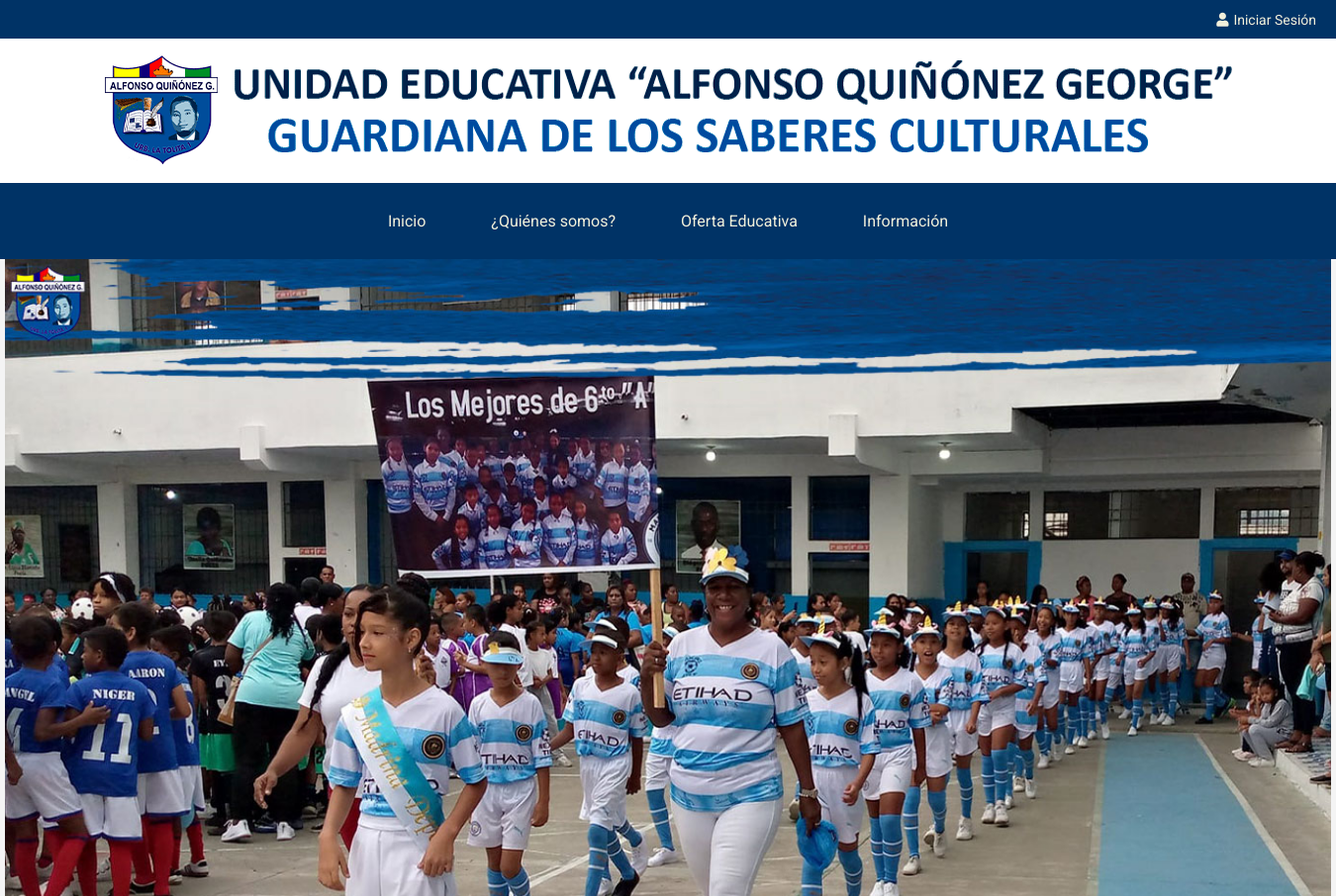
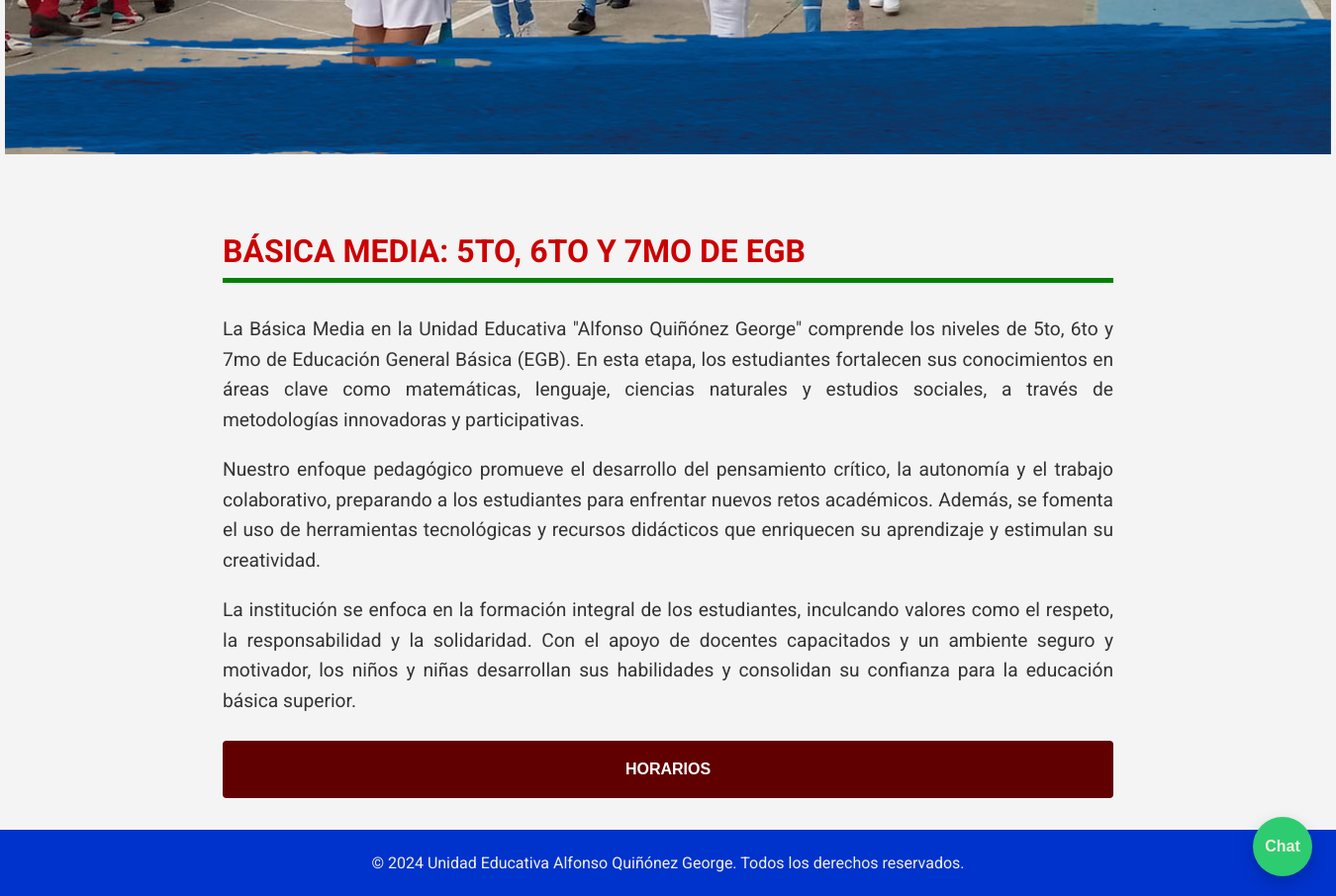
/BasicaMedia.php, run on the app's committed database (2 pictures, top to bottom).
### tables this page shows
CREATE TABLE `basicam` (
  `idBM` int(11) NOT NULL,
  `TituloBM` varchar(255) NOT NULL,
  `Parrafo1BM` text NOT NULL,
  `Parrafo2BM` text NOT NULL,
  `Parrafo3BM` text NOT NULL,
  `ImagenBM` varchar(255) NOT NULL,
  `ImagenHorario1BM` varchar(255) NOT NULL,
  `ImagenHorario2BM` varchar(255) NOT NULL,
  `ImagenHorario3BM` varchar(255) NOT NULL,
  `ImagenHorario4BM` varchar(255) NOT NULL,
  `ImagenHorario5BM` varchar(255) NOT NULL,
  `ImagenHorario6BM` varchar(255) NOT NULL,
  `ImagenHorario7BM` varchar(255) NOT NULL,
  `ImagenHorario8BM` varchar(255) NOT NULL
);

### BasicaMedia.php (the view, shortened to what this page needs)
<?php
include('Conexion.php');
$query = "SELECT * FROM basicam WHERE idBM = 1";
$resultado = $conn->query($query);
if ($resultado->num_rows > 0) {
    $row = $resultado->fetch_assoc();
} else {
    echo "No se encontraron datos.";
}
?>
<!DOCTYPE html>
<html lang="es">
<head>
    <link rel="stylesheet" href="styles.css">
    <link rel="stylesheet" href="chatbot.css">
    <link rel="stylesheet" href="Editores.css">
    <link href="https://cdnjs.cloudflare.com/ajax/libs/font-awesome/5.15.4/css/all.min.css" rel="stylesheet">
</head>
<body>
<div class="login-container">
        <a href="Recursos.html" class="login-link">
            <i class="fas fa-user"></i> Iniciar Sesión
        </a>
    </div>
    <header>
        <img src="img/Encabezado1.png" alt="Imagen de la Institución" width="1171" height="114">
    </header>
    <nav>
        <ul>
            <li><a href="index.php">Inicio</a></li>
            <li class="dropdown">
                <a href="javascript:void(0);" class="dropdown-btn">¿Quiénes somos?</a>
            </li>
            <li class="dropdown">
                <a href="javascript:void(0);" class="dropdown-btn" id="oferta-btn">Oferta Educativa</a>
            </li>
            <li><a href="Info.php">Información</a></li>
        </ul>
    </nav>
    <div>
        <img src="<?php echo $row['ImagenBM']; ?>" alt="Basica Media AQG" class="full-width-image">
    </div>
    <main class="elemental-container">
        <section id="elemental">
            <h2><?php echo $row['TituloBM']; ?></h2>
            <div class="title-line"></div>
            <p>
                <?php echo $row['Parrafo1BM']; ?>
            </p>
            <p>
                <?php echo $row['Parrafo2BM']; ?>
            </p>
            <p>
                <?php echo $row['Parrafo3BM']; ?>
            </p>
            <div class="accordion-container">
                <button class="accordion-button" onclick="toggleMainAccordion()">HORARIOS</button>
            </div>
        </section>
    </main>
    <footer>
        <p>© 2024 Unidad Educativa Alfonso Quiñónez George. Todos los derechos reservados.</p>
    </footer>
    <div id="chatbot-container">
        <button id="chatbot-button" onclick="toggleChat()">Chat</button>
    </div>
</body>
</html>

### styles.css (style rules this page uses)
body { font-family: 'Roboto', sans-serif; margin: 0; padding: 0; background-color: #f4f4f4; display: flex; flex-direction: column; min-height: 100vh; }
header { background-color: #ffffff; padding: 1rem 0; text-align: center; }
header img { display: block; margin: 0 auto; }
.login-container { background-color: #003366; color: #f2f0db; padding: 10px 20px; text-align: right; }
.login-link { color: #f2f0db; text-decoration: none; font-size: 14px; display: inline-flex; align-items: center; transition: color 0.3s ease; }
.login-link i { margin-right: 5px; }
nav { background-color: #003366; padding: 0.2rem 0; position: relative; z-index: 1001; }
nav ul { list-style: none; padding: 0; text-align: center; }
nav ul li { display: inline-block; position: relative; margin: 0 1rem; }
nav ul li a { color: #f2f0db; text-decoration: none; transition: color 0.3s ease; padding: 10px 15px; display: inline-block; }
nav .dropdown { position: relative; }
nav .dropdown-btn { transition: color 0.3s ease; }
.title-line { width: 100%; height: 5px; background-color: #445a14; }
footer { background-color: #0033cc; color: #f2f0db; text-align: center; padding: 0.5rem 0; position: relative; width: 100%; bottom: 0; left: 0; z-index: 1000; }

### chatbot.css (style rules this page uses)
#chatbot-container { position: fixed; bottom: 20px; right: 20px; z-index: 9999; font-family: 'Segoe UI', Tahoma, Geneva, Verdana, sans-serif; }
button { background-color: #3498db; color: white; padding: 0.45rem 0.75rem; border: none; border-radius: 8px; cursor: pointer; font-size: 0.9rem; margin: 4px 4px 0 0; }
#chatbot-button { background-color: #2ecc71; color: #f2f0db; border: none; border-radius: 50%; width: 60px; height: 60px; font-size: 1rem; font-weight: bold; cursor: pointer; box-shadow: 0 6px 16px rgba(0, 0, 0, 0.2); transition: background-color 0.3s ease; }

### Editores.css (style rules this page uses)
.elemental-container { text-align: center; padding: 2rem; max-width: 900px; margin: 0 auto; }
#elemental h2 { color: #cc0000; font-size: 2rem; font-weight: bold; text-transform: uppercase; text-align: left; margin-bottom: 0.5rem; }
.title-line { width: 100%; height: 5px; background-color: #008000; margin: 0 auto 2rem auto; }
.full-width-image { width: 1340px; height: 800px; display: block; margin: 0 auto 20px auto; }
#elemental p { font-size: 1.2rem; line-height: 1.6; color: #333; text-align: justify; }
.accordion-button { background-color: #610000; color: white; padding: 20px; width: 100%; text-align: center; font-weight: bold; border: none; cursor: pointer; font-size: 16px; margin-top: 5px; border-radius: 4px; }

### data on the page
basicam: ImagenBM (picture), TituloBM "BÁSICA MEDIA: 5TO, 6TO Y 7MO DE EGB", Parrafo1BM "La Básica Media en la Unidad Educativa \"Alfonso Quiñónez George\" comprende los niveles de 5to, 6to y 7mo de Educación General Básica (EGB). En esta etapa, los estudiantes fortalecen sus conocimientos en áreas clave como matemáticas, lenguaje, ciencias naturales y estudios sociales, a través de metodologías innovadoras y participativas.", Parrafo2BM "Nuestro enfoque pedagógico promueve el desarrollo del pensamiento crítico, la autonomía y el trabajo colaborativo, preparando a los estudiantes para enfrentar nuevos retos académicos. Además, se fomenta el uso de herramientas tecnológicas y recursos didácticos que enriquecen su aprendizaje y estimulan su creatividad.", Parrafo3BM "La institución se enfoca en la formación integral de los estudiantes, inculcando valores como el respeto, la responsabilidad y la solidaridad. Con el apoyo de docentes capacitados y un ambiente seguro y motivador, los niños y niñas desarrollan sus habilidades y consolidan su confianza para la educación básica superior."
